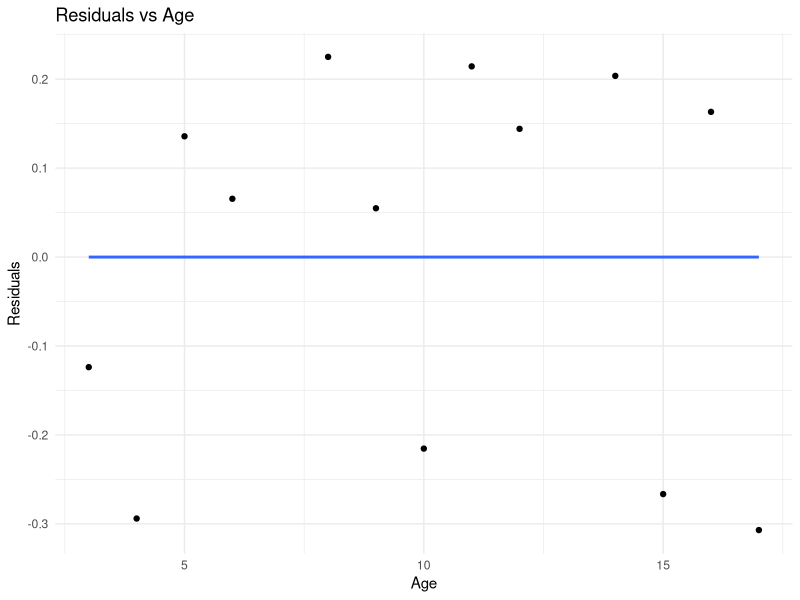
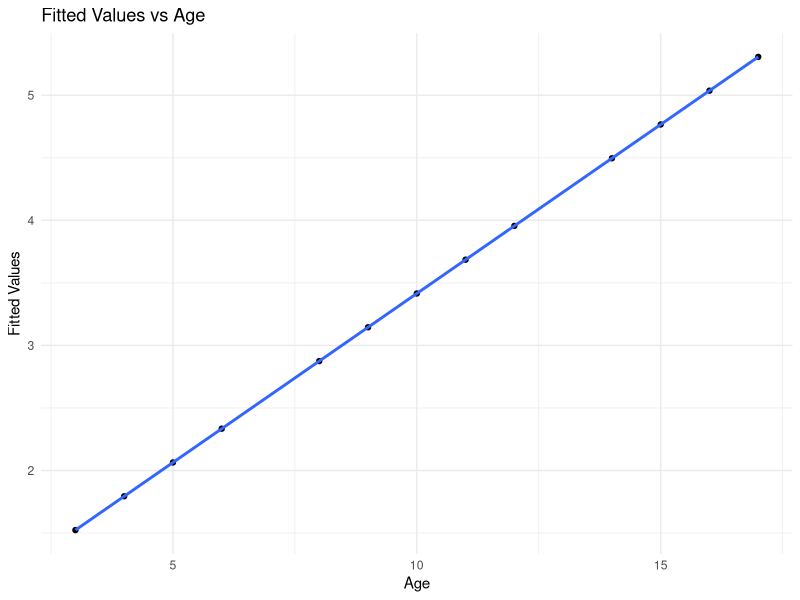

Write R code to recreate these figures, in order.
## ---- chunk 1
knitr::opts_chunk$set(
  echo = TRUE,
  eval = TRUE,
  warning = FALSE,
  message = FALSE,
  fig.width = 6,
  fig.asp = 0.65,
  out.width = "100%",
  fig.align = "center"
)
library(tidyverse)
library(ggpubr)
library(ggthemes)
## ---- chunk 2
# Load the sparrows dataset
sparrows <- tibble(age = c(3, 4, 5, 6, 8, 9, 10, 11, 12, 14, 15, 16, 17),
                   wing = c(1.4, 1.5, 2.2, 2.4, 3.1, 3.2, 3.2, 3.9, 4.1, 4.7, 4.5, 5.2, 5.0))

sparrows.lm <- lm(wing ~ age, data = sparrows)
str(sparrows.lm)
summary(sparrows.lm)
## ---- chunk 3
# Reconstruct wing lengths from model
fitted(sparrows.lm) + resid(sparrows.lm)

# This is the same as accessing the component of the model object with str()
sparrows.lm$fitted.values + sparrows.lm$residuals
## ---- chunk 4
# Fit a linear regression through the model residuals
residuals.lm <- lm(resid(sparrows.lm) ~ age, data = sparrows)
summary(residuals.lm)

# Plot the residuals
ggplot(sparrows, aes(x = age, y = resid(sparrows.lm))) +
  geom_point() +
  geom_smooth(method = "lm", se = FALSE) +
  labs(title = "Residuals vs Age",
       x = "Age",
       y = "Residuals") +
  theme_minimal()
## ---- chunk 5
# Fit a linear regression through the fitted values
fitted.lm <- lm(fitted(sparrows.lm) ~ age, data = sparrows)
summary(fitted.lm)

# Plot the fitted values
ggplot(sparrows, aes(x = age, y = fitted(sparrows.lm))) +
  geom_point() +
  geom_smooth(method = "lm", se = FALSE) +
  labs(title = "Fitted Values vs Age",
       x = "Age",
       y = "Fitted Values") +
  theme_minimal()
